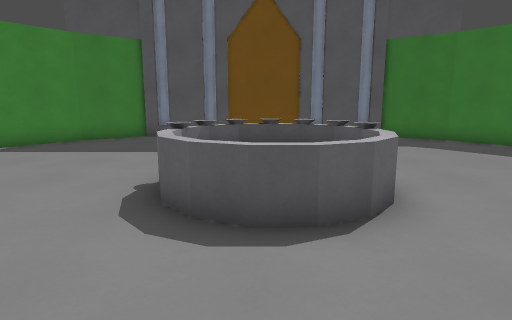
View 1 (above)

12 first-person views from a walk through a level from a Godot 3-D game. The camera is 1.5 m above the floor, tilts 10° down and sees 75° across. The floor is counted in squares, 1 m on a side. Each view is taken from the middle of a square. On the plan, view 1 faces up. The plan holds only what a view shows up to about 15 squares ahead; the rest is blank.

View 2
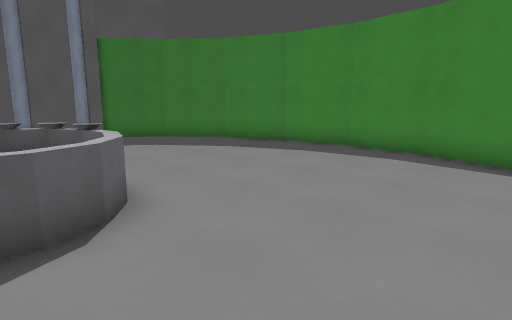

View 3
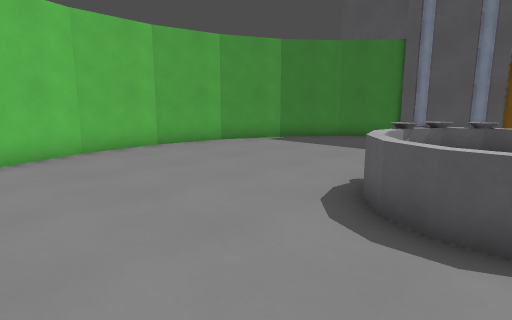

View 4
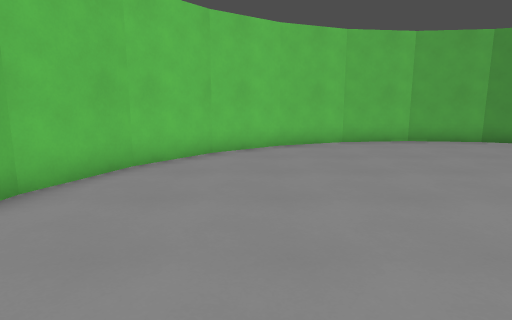

View 5
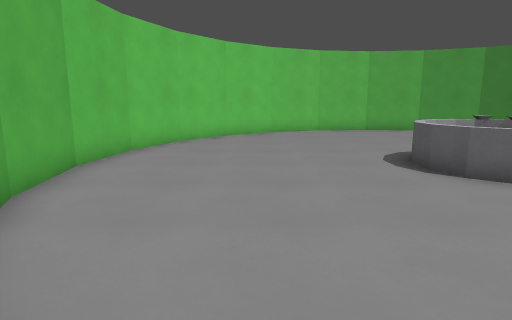

View 6
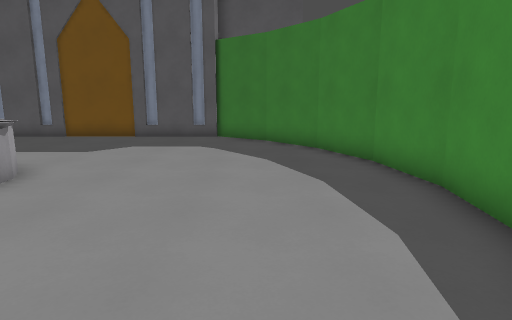

View 7
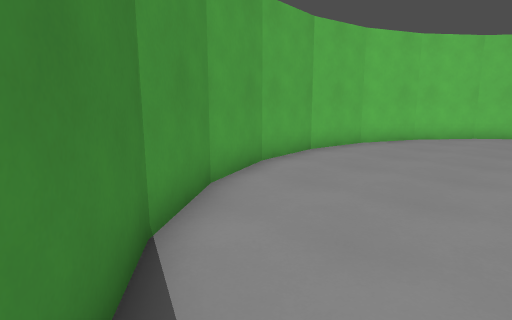

View 8
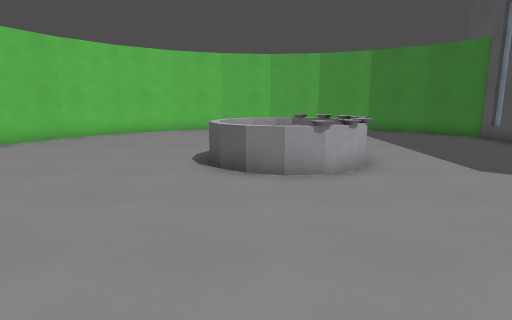

View 9
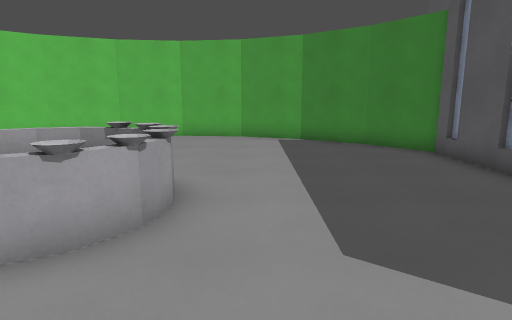

View 10
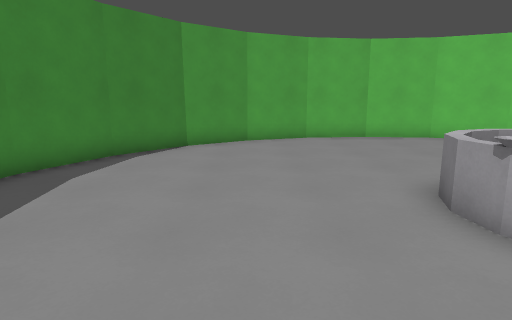

View 11
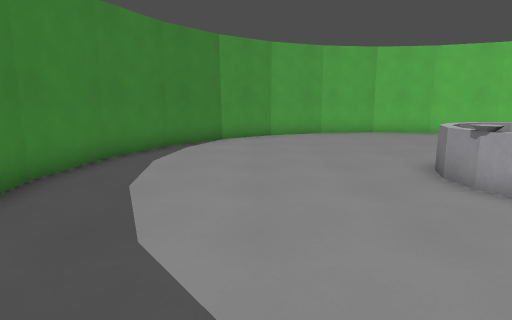

View 12
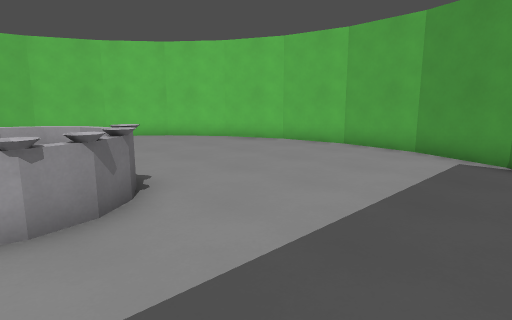

### Floor plan
Key: @ floor where view 1 was taken; # wall or solid block; . floor; ^ raised ledge.
Columns run from 10 left of view 1 to 11 right of it. Each row starts with its distance up from view 1.
 15      ############
 14    ###..........##
 13   ##.............##
 12   #...............##
 11  ##................##
 10  #..................#
  9 ##..................#
  8 #.........^.........#
  7 #........^^^^.......##
  6 #........^  ^........#
  5 #........^  ^.......##
  4 #........^^^........#
  3 ##..................#
  2  #..................#
  1  #.................##
  0  ##.......@........#
 -1   ##..............##
 -2    ##............##
 -3     ###........###
 -4       ##########

Positions as (right, up) in squares from view 1, and headings:
1: (0, 0), facing up
2: (0, 0), facing up-right
3: (1, 0), facing up-left
4: (3, 0), facing left
5: (8, 0), facing left
6: (7, 0), facing up
7: (9, 2), facing down-left
8: (9, 5), facing left
9: (5, 9), facing left
10: (5, 10), facing down
11: (6, 12), facing down
12: (1, 12), facing down-left
